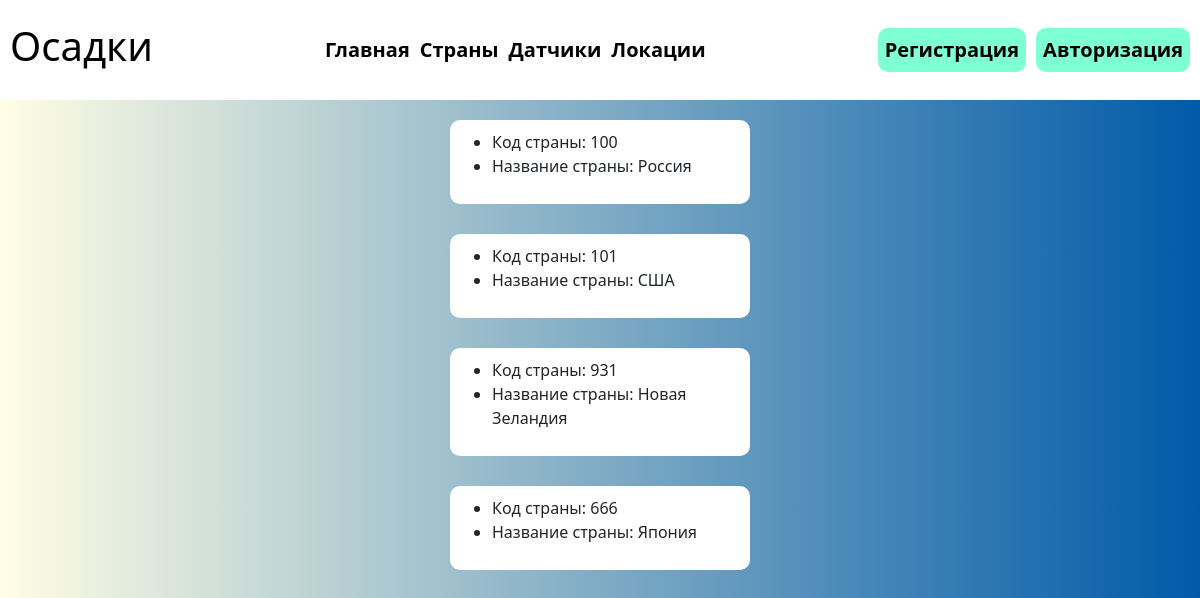
Screenshot of /countries with the database file from the repository.
### main/models.py (models this page shows, shortened)
class Country(models.Model):
	code = models.fields.IntegerField('Код', unique=True)
	name = models.fields.CharField('Название', unique=True, max_length=100)

### main/views.py (the view)
# urls.py: path('countries', views.countries, name='countries'),
def countries(req):
	all_cou = Country.objects.all()
	props = {
		"title": "Страны",
		"all_cou": all_cou,
	}
	return render(req, "main/country.html", props)

### templates/main/country.html (shortened to what this page needs)
{% extends "main/layout.html" %}
{% load static %}
{% block content %}
    <div class="wrap_mes">
    {% if all_cou %}
     {% for c in all_cou %}
    <div class="meas">
        <ul>
            <li>Код страны: {{ c.code }}</li>
            <li>Название страны: {{ c.name }}</li>
        </ul>
    </div>
    {% endfor %}
    {% else %}
        <h2>Нет стран</h2>
    {% endif %}
    </div>
{% endblock %}

### main/static/main/styles/main.css (style rules this page uses)
* { padding: 0; margin: 0; box-sizing: border-box; }
html, body { width: 100%; height: 100%; background: #005AA7; background: -webkit-linear-gradient(to right, #FFFDE4, #005AA7); background: linear-gradient(to right, #FFFDE4, #005AA7); }
.meas { width: 300px; background: white; padding: 10px; border-radius: 10px; }
.meas ul { display: flex; flex-direction: column; justify-content: space-between; }
.wrap_mes { width: 100%; display: flex; align-items: center; padding: 20px; gap: 30px; flex-direction: column; }

### rows the page displays
Country: code "100", name "Россия"
Country: code "101", name "США"
Country: code "931", name "Новая Зеландия"
Country: code "666", name "Япония"
